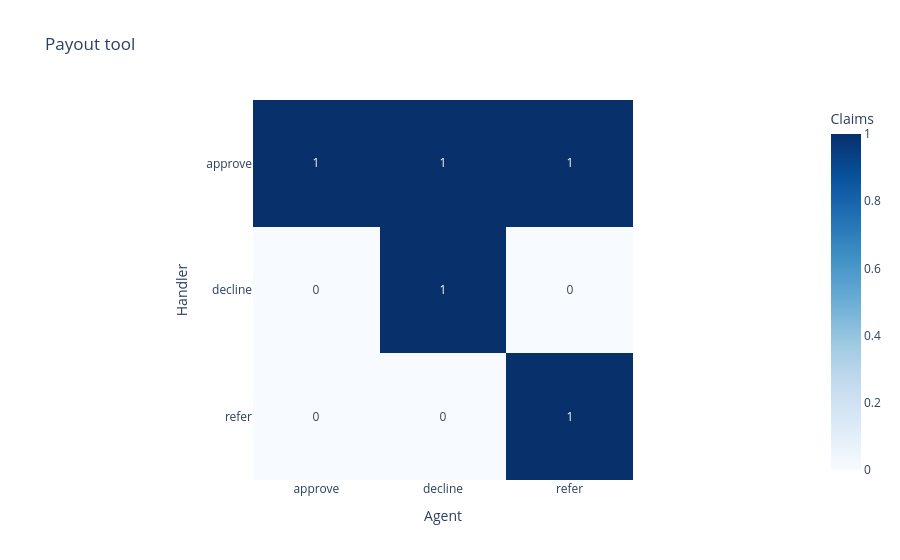

Notebook cell for this chart:
### Code cell
payout_tool_table = pd.concat(payout_tool_tables, ignore_index=True)
show_confusion_matrix(payout_tool_table, "Payout tool")

### Figure 1 — Plotly figure (JSON) as saved in the notebook; plotly's stock layout.template omitted (floating-point values rounded to 4 significant figures)
{"data": [{"coloraxis": "coloraxis", "hovertemplate": "Agent: %{x}<br>Handler: %{y}<br>Claims: %{z}<extra></extra>", "name": "0", "texttemplate": "%{z}", "type": "heatmap", "x": ["approve", "decline", "refer"], "xaxis": "x", "y": ["approve", "decline", "refer"], "yaxis": "y", "z": [[1, 1, 1], [0, 1, 0], [0, 0, 1]]}], "layout": {"coloraxis": {"autocolorscale": false, "colorbar": {"title": {"text": "Claims"}}, "colorscale": [[0, "rgb(247,251,255)"], [0.125, "rgb(222,235,247)"], [0.25, "rgb(198,219,239)"], [0.375, "rgb(158,202,225)"], [0.5, "rgb(107,174,214)"], [0.625, "rgb(66,146,198)"], [0.75, "rgb(33,113,181)"], [0.875, "rgb(8,81,156)"], [1, "rgb(8,48,107)"]]}, "title": {"text": "Payout tool"}, "xaxis": {"anchor": "y", "constrain": "domain", "domain": [0, 1], "scaleanchor": "y", "title": {"text": "Agent"}}, "yaxis": {"anchor": "x", "autorange": "reversed", "constrain": "domain", "domain": [0, 1], "title": {"text": "Handler"}}}}
